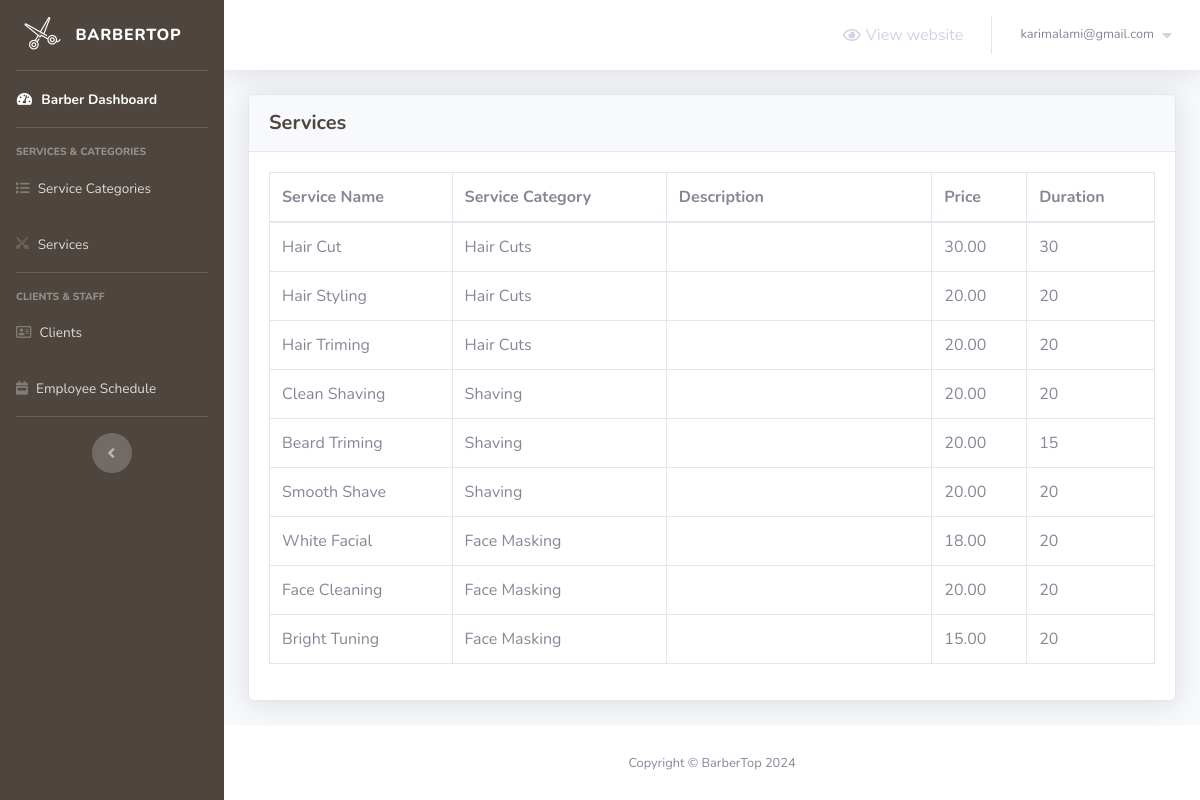
The app's page /barber/services.php (signed in), older data.
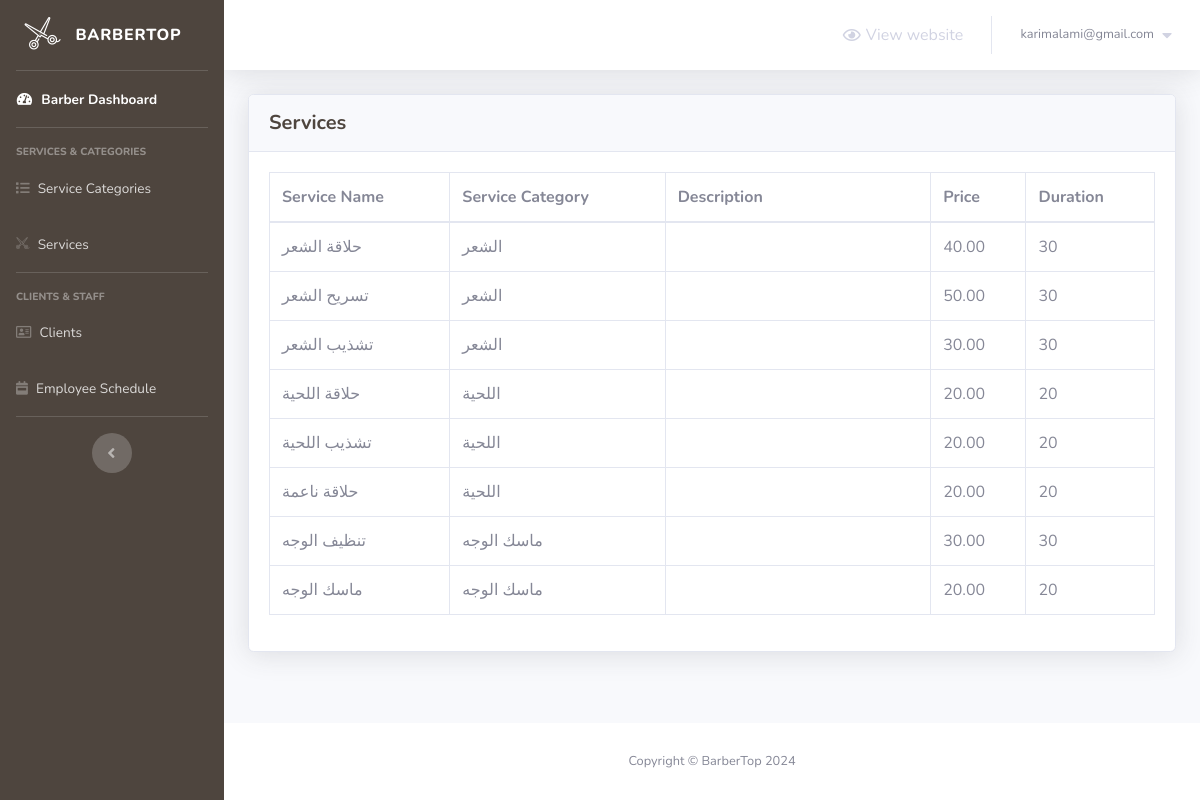
The same page, newer data.
### tables this page shows
CREATE TABLE `services` (
  `service_id` int(5) NOT NULL,
  `service_name` varchar(50) NOT NULL,
  `service_description` varchar(255) NOT NULL,
  `service_price` decimal(6,2) NOT NULL,
  `service_duration` int(5) NOT NULL,
  `category_id` int(2) NOT NULL
);

CREATE TABLE `service_categories` (
  `category_id` int(2) NOT NULL,
  `category_name` varchar(50) NOT NULL
);

### barber/services.php (the view, shortened to what this page needs)
<?php
    include 'connect.php';
    include 'Includes/header.php';
    if(isset($_SESSION['email_barbertop']) && isset($_SESSION['password_barbertop']))
    {
?>
        <div class="container-fluid">
            <?php
                    $stmt = $con->prepare("SELECT * FROM services s, service_categories sc where s.category_id = sc.category_id");
                    $stmt->execute();
                    $rows_services = $stmt->fetchAll();
                ?>
                    <div class="card shadow mb-4">
                        <div class="card-header py-3">
                            <h5 class="m-0 font-weight-bold text-primary">Services</h5>
                        </div>
                        <div class="card-body">
                            <table class="table table-bordered">
                                <thead>
                                    <tr>
                                        <th scope="col">Service Name</th>
                                        <th scope="col">Service Category</th>
                                        <th scope="col">Description</th>
                                        <th scope="col">Price</th>
                                        <th scope="col">Duration</th>
                                    </tr>
                                </thead>
                                <tbody>
                                    <?php
                                        foreach($rows_services as $service)
                                        {
                                            echo "<tr>";
                                                echo "<td>";
                                                    echo $service['service_name'];
                                                echo "</td>";
                                                echo "<td>";
                                                    echo $service['category_name'];
                                                echo "</td>";
                                                echo "<td style = 'width:30%'>";
                                                echo "</td>";
                                                echo "<td>";
                                                    echo $service['service_price'];
                                                echo "</td>";
                                                echo "<td>";
                                                    echo $service['service_duration'];
                                                echo "</td>";
                                            echo "</tr>";
                                        }
                                    ?>
                                </tbody>
                            </table>
                        </div>
                    </div>
        </div>
<?php
        include 'Includes/footer.php';
    }
    else
    {
        header('Location: login.php');
        exit();
    }
?>

Row changes from the older to the newer data that the page shows:
removed services: service_name "Bright Tuning", category.category_name "Face Masking", service_price "15.00", service_duration "20"
changed services: service_name "Hair Cut" → "حلاقة الشعر"; category.category_name "Hair Cuts" → "الشعر"; service_price "30.00" → "40.00"
changed services: service_name "Hair Styling" → "تسريح الشعر"; category.category_name "Hair Cuts" → "الشعر"; service_price "20.00" → "50.00"; service_duration "20" → "30"
changed services: service_name "Hair Triming" → "تشذيب الشعر"; category.category_name "Hair Cuts" → "الشعر"; service_price "20.00" → "30.00"; service_duration "20" → "30"
changed services: service_name "Clean Shaving" → "حلاقة اللحية"; category.category_name "Shaving" → "اللحية"
changed services: service_name "Beard Triming" → "تشذيب اللحية"; category.category_name "Shaving" → "اللحية"; service_duration "15" → "20"
changed services: service_name "Smooth Shave" → "حلاقة ناعمة"; category.category_name "Shaving" → "اللحية"
changed services: service_name "White Facial" → "تنظيف الوجه"; category.category_name "Face Masking" → "ماسك الوجه"; service_price "18.00" → "30.00"; service_duration "20" → "30"
changed services (number 8 of 8 on the later page): service_name "Face Cleaning" → "ماسك الوجه"; category.category_name "Face Masking" → "ماسك الوجه"
